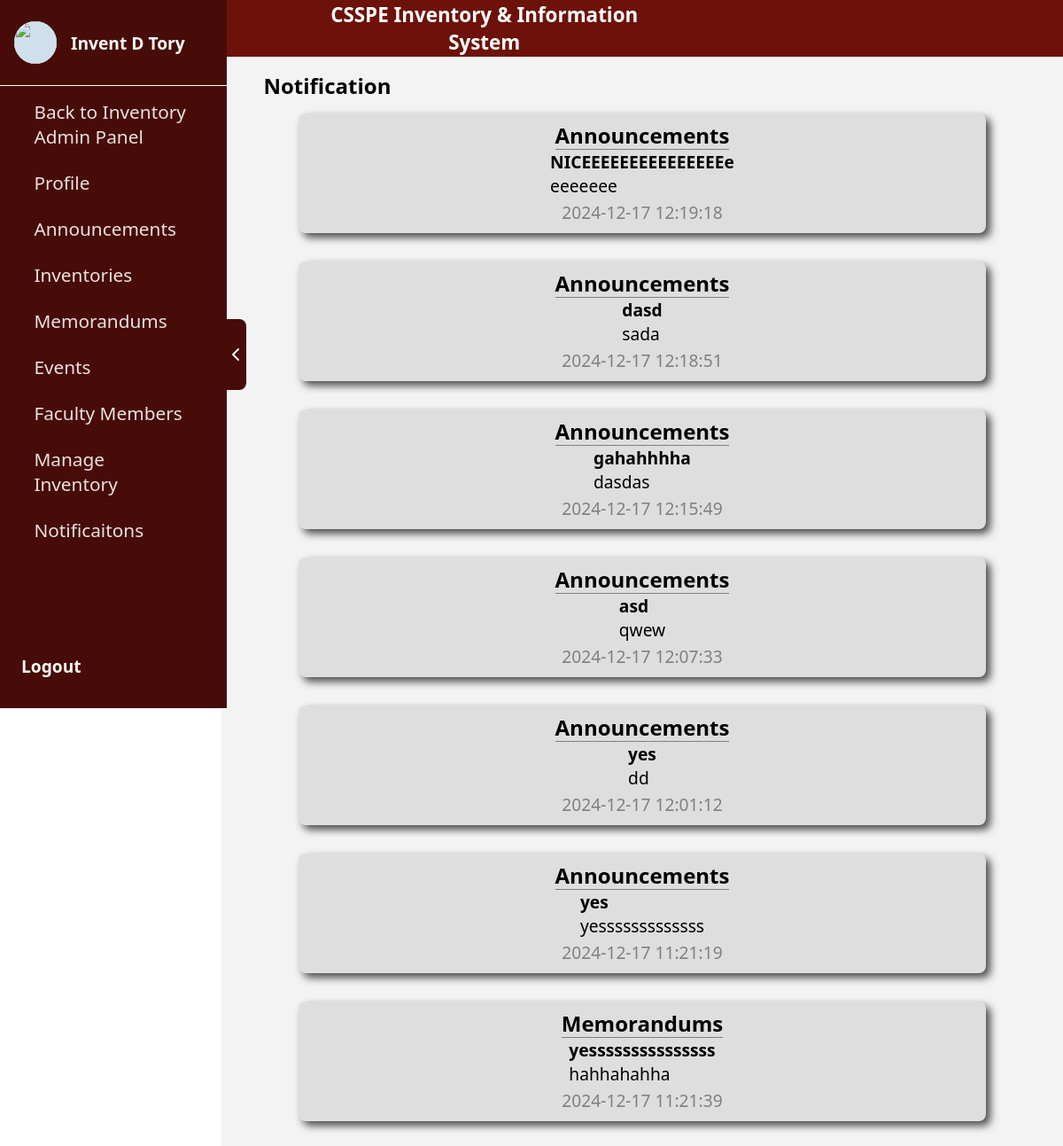
Before: /inventoryAdmin/homePage/notification.php (signed in) with the older database file.
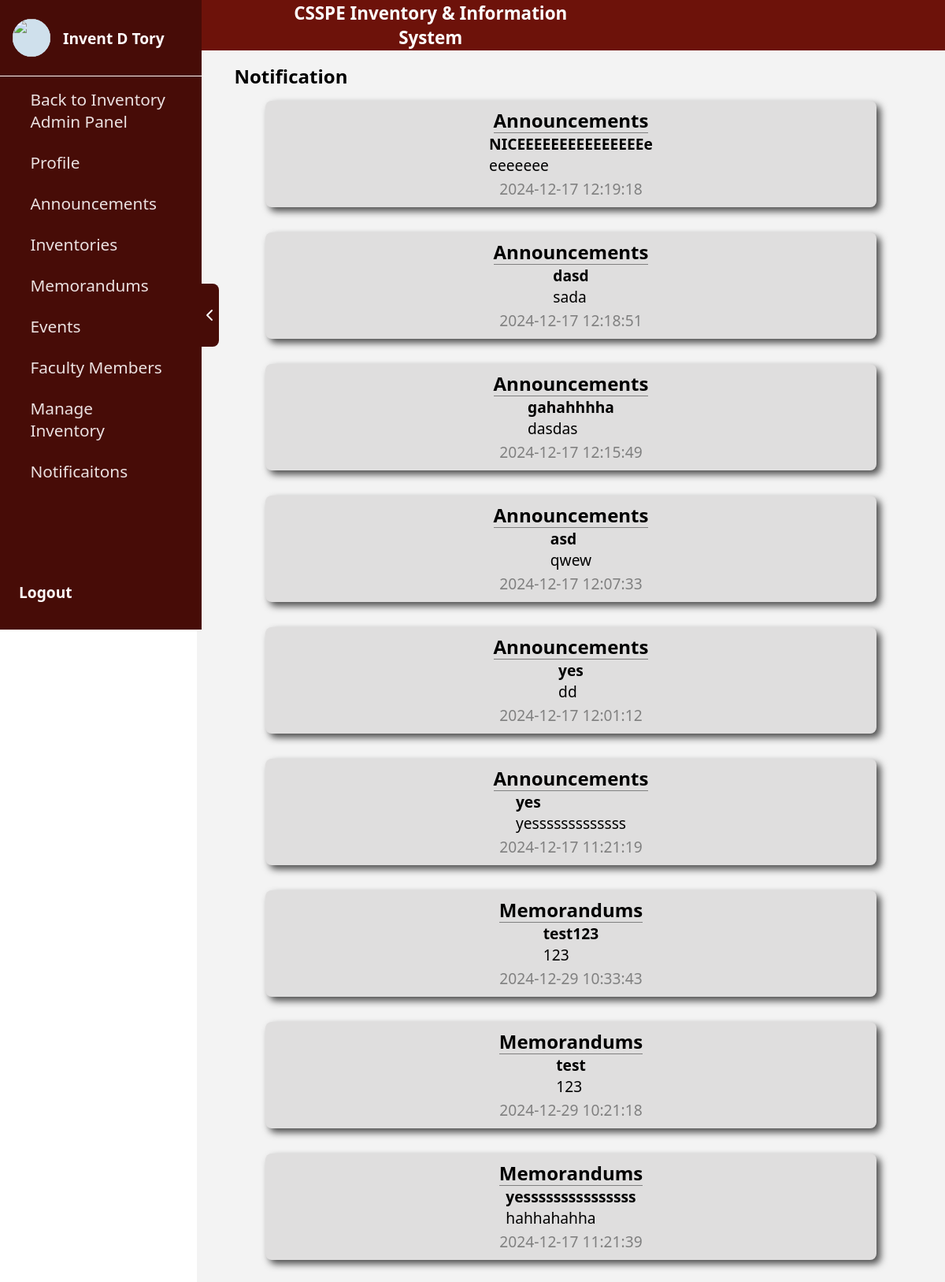
After: the same page with the newer database file.
### tables this page shows
CREATE TABLE `notifications` (
  `id` int(11) NOT NULL,
  `title` varchar(255) NOT NULL,
  `description` text DEFAULT NULL,
  `uploaded_at` timestamp NOT NULL DEFAULT current_timestamp(),
  `type` enum('Memorandums','Announcements') NOT NULL,
  `is_read` tinyint(1) DEFAULT 0
);

### inventoryAdmin/homePage/notification.php (the view, shortened to what the changed rows need)
<?php
require_once '../../conn/conn.php';
$query = "SELECT type, title, description, DATE_FORMAT(uploaded_at, '%Y-%m-%d %H:%i:%s') AS formatted_date
          FROM notifications
          ORDER BY uploaded_at DESC";
$result = $conn->query($query);
$notifications = [
    'Announcements' => [],
    'Memorandums' => []
];
if ($result->num_rows > 0) {
    while ($row = $result->fetch_assoc()) {
        $notifications[$row['type']][] = $row;
    }
}
?>
<!DOCTYPE html>
<html lang="en">
<head>
    <link rel="stylesheet" href="/dionSe/assets/css/organization.css">
    <link rel="stylesheet" href="/dionSe/assets/css/sidebar.css">
    <link rel="stylesheet" href="/dionSe/assets/css/notificationHome.css">
</head>
<body>
    <div class="body">
        <div class="mainContainer" style="margin-left: 250px;">
            <div class="container">
                <div class="dashboardContainer">
                    <?php foreach ($notifications as $type => $notificationList): ?>
                        <?php if (!empty($notificationList)): ?>
                            <?php foreach ($notificationList as $notification): ?>
                                <div class="notificationContainer">
                                    <div class="subNotificaitonContainer">
                                        <div class="type">
                                            <p><?php echo htmlspecialchars($type); ?></p>
                                        </div>
                                        <div class="messageContainer">
                                            <p><strong><?php echo htmlspecialchars($notification['title']); ?></strong></p>
                                            <p><?php echo htmlspecialchars($notification['description']); ?></p>
                                        </div>
                                        <div class="dateContainer">
                                            <p><?php echo $notification['formatted_date']; ?></p>
                                        </div>
                                    </div>
                                </div>
                            <?php endforeach; ?>
                        <?php else: ?>
                            <p>No <?php echo htmlspecialchars($type); ?> available.</p>
                        <?php endif; ?>
                    <?php endforeach; ?>
                </div>
            </div>
        </div>
    </div>
</body>
</html>

Changed rows visible on the page:
added notifications: type "Memorandums", title "test123", description "123", formatted_date "2024-12-29 10:33:43"
added notifications: type "Memorandums", title "test", description "123", formatted_date "2024-12-29 10:21:18"
